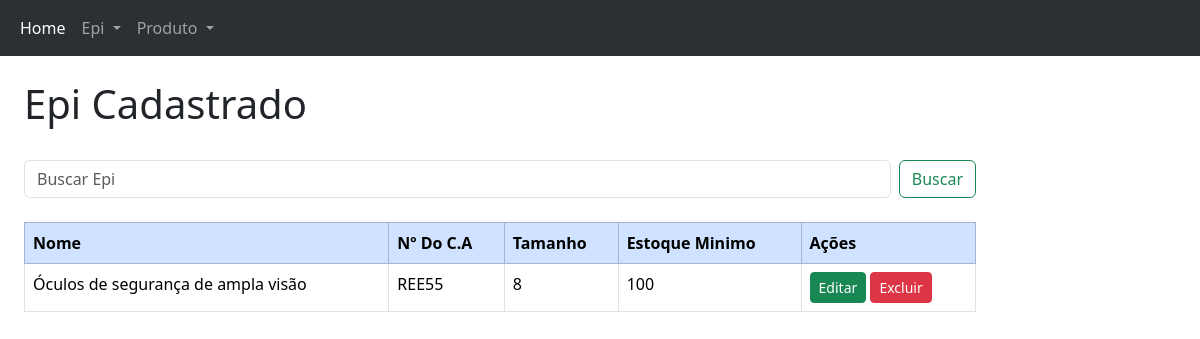
The page /epis/ on the database as committed earlier.
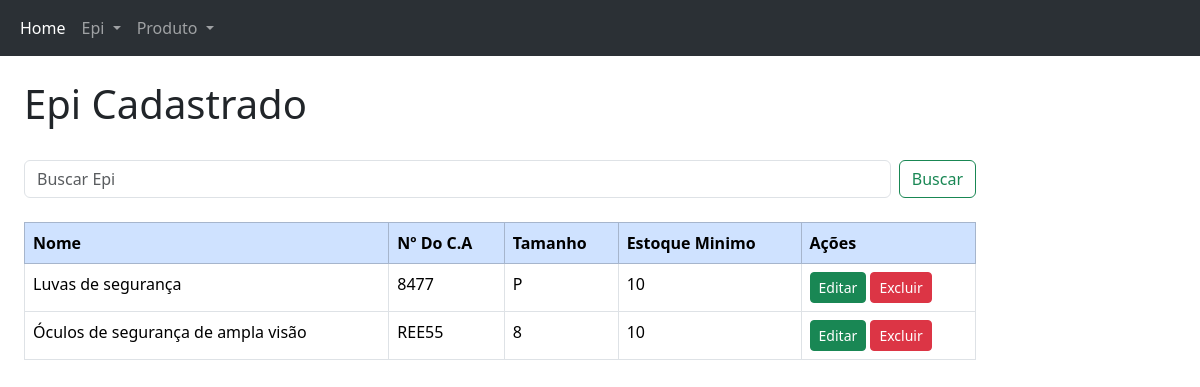
The same page on the database as committed later.
### controle/models.py (models this page shows, shortened)
class Epi(models.Model):
    id = models.AutoField(primary_key=True)
    name = models.CharField(max_length=100)
    ca = models.CharField(max_length=20)
    estoque = models.IntegerField()
    tamanho = models.CharField(max_length=100)

### controle/views.py (the view)
# urls.py: path('epis/', epi_view, name ='epis_list'),
def epi_view(request):
     epis = Epi.objects.all().order_by('name')
     search = request.GET.get('search')
     if search:
          epis = epis.filter(name__icontains=search)
     return render(request, 'listar_epis.html', {'epis': epis})

### controle/templates/listar_epis.html (shortened to what this page needs)
{%extends "base.html"%}
        {% block content %}
        <br>
        <h1>Epi Cadastrado</h1>
        <br>
        <form method="GET" action="{% url 'epis_list'%}" class="d-flex" role="search">
            <input class="form-control me-2" type="text" name = "search" placeholder="Buscar Epi" aria-label="Search">
            <button class="btn btn-outline-success" type="submit">Buscar</button>
        </form>
        <br>
            <table class="table table-bordered">
                <thead class="table-primary">
                    <tr>
                        <th>Nome</th>
                        <th>Nº Do C.A</th>
                        <th>Tamanho</th>
                        <th>Estoque Minimo</th>
                        <th>Ações</th>
                    </tr>
                </thead>
                <tbody>
                    {% for epis in epis %}
                    <tr>
                        <td>{{ epis.name }}</td>
                        <td>{{ epis.ca }}</td>
                        <td>{{ epis.tamanho }}</td>
                        <td>{{ epis.estoque }}</td>
                        <td>
                        <a href= "{% url 'editar_epi' epis.pk %}" class="btn btn-success btn-sm">
                             Editar
                        </a>
                        <button type="button" class="btn btn-danger btn-sm" data-bs-toggle="modal" data-bs-target="#modalExcluir{{ epis.id }}">
                             Excluir
                        </button>
                        </td>
                    </tr>
                    {% endfor %}
                </tbody>
            </table>
        {% endblock %}

### app/templates/base.html (shortened to what this page needs)
<!DOCTYPE html>
<html lang="en">
<head>
    <link href="https://cdn.jsdelivr.net/npm/bootstrap@5.3.3/dist/css/bootstrap.min.css" rel="stylesheet">
<body>
    <div class="container-fluid">
        <div class="row">
            <nav class="navbar navbar-expand-lg bg-body-tertiary" data-bs-theme="dark">
                <div class="container-fluid">
                  <div class="collapse navbar-collapse" id="navbarNavDropdown">
                    <ul class="navbar-nav">
                      <li class="nav-item">
                        <a class="nav-link active" aria-current="page" href="{% url 'epis_list'%}">Home</a>
                      <li class="nav-item dropdown">
                        <a class="nav-link dropdown-toggle" href="#" role="button" data-bs-toggle="dropdown" aria-expanded="false">
                          Epi
                        </a>
                      </li>
                      <li class="nav-item dropdown">
                        <a class="nav-link dropdown-toggle" href="#" role="button" data-bs-toggle="dropdown" aria-expanded="false">
                          Produto
                        </a>
                      </li>
                    </ul>
                  </div>
                </div>
              </nav>
            <main role="main" class="col-md-9 ml-sm-auto col-lg-10 px-4">
                {% block content %}{% endblock %}
            </main>
        </div>
    </div>
</body>
</html>

Rows that differ between the two databases and show on the page:
added Epi: name "Luvas de segurança", ca "8477", tamanho "P", estoque "10"
changed Epi "Óculos de segurança de ampla visão": estoque "100" → "10"
